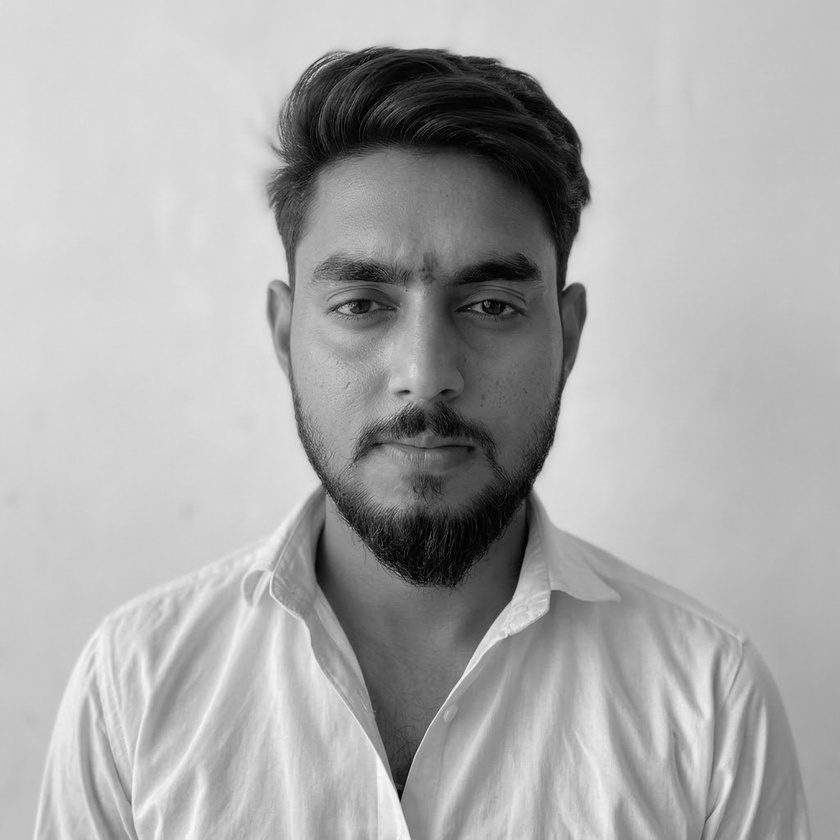
#> input picture CV_Unit_II_Assignment/15_Frequency_HPF/input.jpg, 840 x 840 px, shrunk from 1024 x 1024 before the run
$ python program.py
#> lines starting #> are read from the running program, lines starting #| are printed output that depends on the picture
import cv2
import numpy as np

image = cv2.imread("input.jpg", cv2.IMREAD_GRAYSCALE)
#> image is the input picture: shape (840, 840); min 0, max 255, mean 171.3
rows, cols = image.shape
#> rows = 840; cols = 840
dft = cv2.dft(np.float32(image), flags=cv2.DFT_COMPLEX_OUTPUT)
shifted = np.fft.fftshift(dft)

crow, ccol = rows // 2, cols // 2
#> crow = 420; ccol = 420
radius = min(rows, cols) // 10
#> radius = 84

mask = np.ones((rows, cols, 2), np.uint8)
y, x = np.ogrid[:rows, :cols]
#> y = 840 values from 0 to 839
circle = (x - ccol) ** 2 + (y - crow) ** 2 <= radius ** 2
mask[circle] = 0

filtered = shifted * mask
inverse_shift = np.fft.ifftshift(filtered)
result = cv2.idft(inverse_shift)
result = cv2.magnitude(result[:, :, 0], result[:, :, 1])
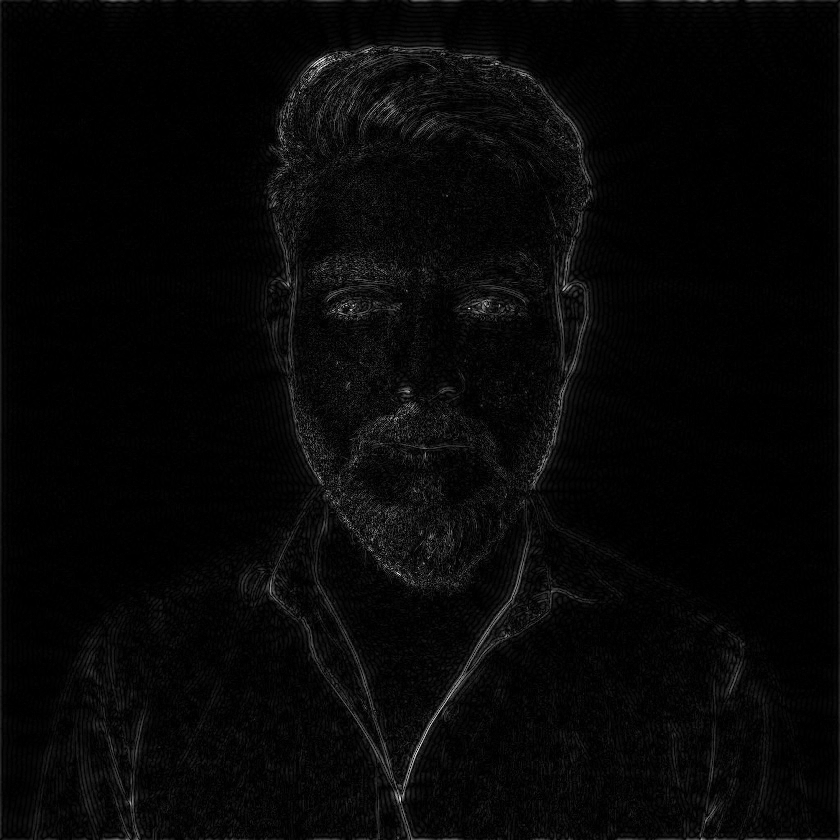
#> result: shape (840, 840) float32; min 0.75, max 67447496, mean 1949911.2; drawn with min black and max white
result = cv2.normalize(result, None, 0, 255, cv2.NORM_MINMAX).astype(np.uint8)

cv2.imwrite("output.png", result)
